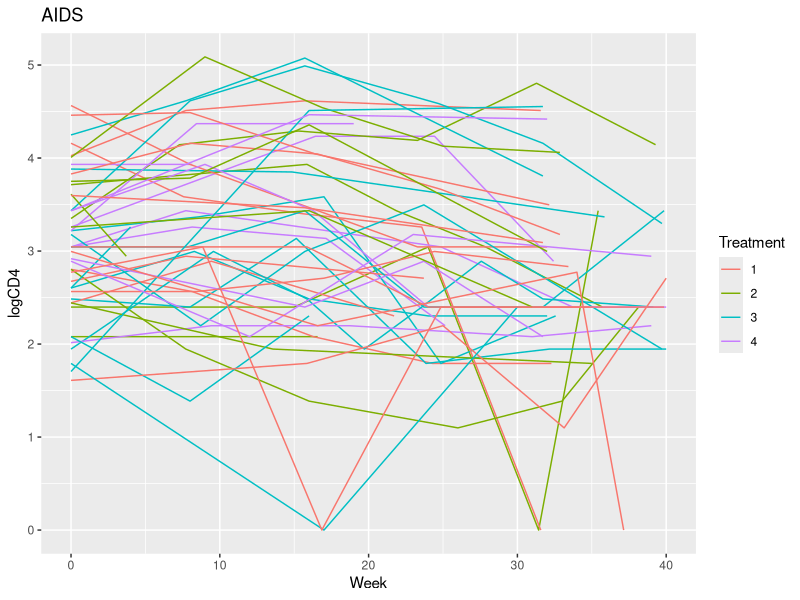

Write R code to recreate this figure.
# Walter Reilly
# 3.7.17

library(tidyverse)

# setup df
d = read.table("aids.txt", quote="\"", comment.char="")
colnames(d) = c("ID","Treatment","Age","Gender","Week","logCD4")

# get random IDs
rand.samp = sample.int(1313, size = 50, replace = FALSE)
# create new df with rand IDS
dspag = d %>% filter(ID %in% rand.samp)

#spag plot
p <- ggplot(data = dspag, aes(x = Week, y = logCD4, group = ID, colour = factor(Treatment)))
p  + geom_line() + ggtitle("AIDS") + labs(colour = "Treatment")

######################
#2
library(nlme)

# mixed effects mod with random intercept for ID
d$Treatment = as.factor(d$Treatment)
m1 = lme(logCD4 ~ Week + Treatment + Gender , random = ~ 1  | ID, method = "REML", data = d) #random intercept only
summary(m1)

#3
# miced effects model with random int and random slope for week
m2 = lme(logCD4 ~ Treatment + Gender , random = ~ 1 + Week | ID, method = "REML", data = d) #random intercept only
summary(m2)
